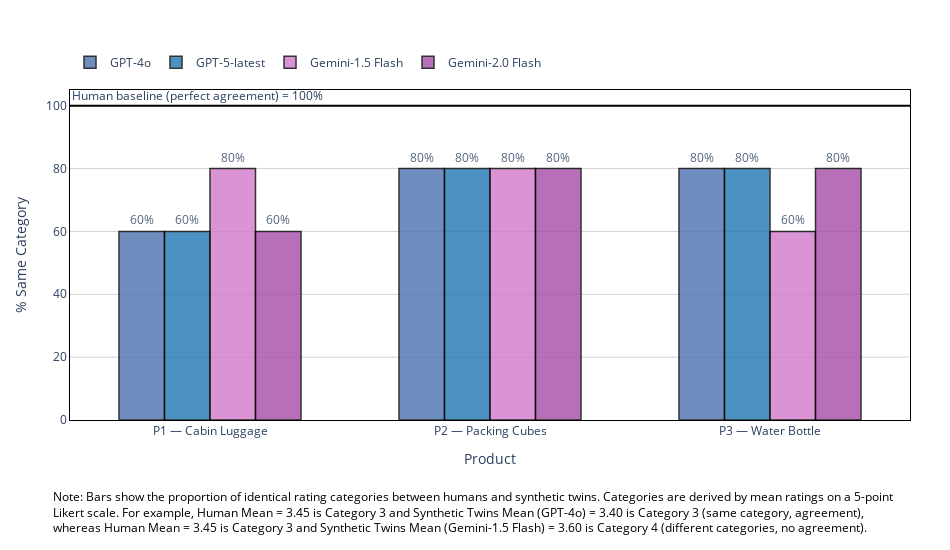

Notebook source saved alongside this figure:
### Code cell
import plotly.graph_objects as go

PRODUCTS = ["P1 — Cabin Luggage", "P2 — Packing Cubes", "P3 — Water Bottle"]

# GPT
gpt4o_same_cat = [60.0, 80.0, 80.0]
gpt5_latest_same_cat = [60.0, 80.0, 80.0]

# Gemini
gemini_1_5_flash_same_cat = [80.0, 80.0, 60.0]
gemini_2_0_flash_same_cat = [60.0, 80.0, 80.0]

human_baseline_top = 100.0

fig = go.Figure()

# GPT-4o bars
fig.add_trace(go.Bar(
    x=PRODUCTS,
    y=gpt4o_same_cat,
    name="GPT-4o",
    text=[f"{v:.0f}%" for v in gpt4o_same_cat],
    textposition="outside",
    marker=dict(line=dict(color="black", width=1.5), color="#4C72B0"),
    opacity=0.8,
    textfont=dict(size=12)
))

# GPT-5-latest bars
fig.add_trace(go.Bar(
    x=PRODUCTS,
    y=gpt5_latest_same_cat,
    name="GPT-5-latest",
    text=[f"{v:.0f}%" for v in gpt5_latest_same_cat],
    textposition="outside",
    marker=dict(line=dict(color="black", width=1.5), color="#1F77B4"),
    opacity=0.8,
    textfont=dict(size=12)
))

# Gemini 1.5 Flash bars
fig.add_trace(go.Bar(
    x=PRODUCTS,
    y=gemini_1_5_flash_same_cat,
    name="Gemini-1.5 Flash",
    text=[f"{v:.0f}%" for v in gemini_1_5_flash_same_cat],
    textposition="outside",
    marker=dict(line=dict(color="black", width=1.5), color="#D17ACD"),
    opacity=0.8,
    textfont=dict(size=12)
))

# Gemini 2.0 Flashbars
fig.add_trace(go.Bar(
    x=PRODUCTS,
    y=gemini_2_0_flash_same_cat,
    name="Gemini-2.0 Flash",
    text=[f"{v:.0f}%" for v in gemini_2_0_flash_same_cat],
    textposition="outside",
    marker=dict(line=dict(color="black", width=1.5), color="#A64CA6"),
    opacity=0.8,
    textfont=dict(size=12)
))

# Keep outside texts from being clipped
fig.update_traces(cliponaxis=False)

# Human baseline (100% perfect agreement)
fig.add_hline(
    y=human_baseline_top, 
    line_dash="solid", 
    line_color="black",
    annotation_text="Human baseline (perfect agreement) = 100%",
    annotation_position="top left",
)

# Layout
fig.update_layout(
    xaxis_title="Product",
    yaxis_title="% Same Category",
    yaxis_range=[0, 105],
    bargap=0.35,
    barmode="group",
    plot_bgcolor="white",
    paper_bgcolor="white",
    xaxis=dict(showline=True, linewidth=1, linecolor="black", mirror=True),
    yaxis=dict(showline=True, linewidth=1, linecolor="black", mirror=True, gridcolor="lightgrey"),
    height=550,
    width=950,
    # More breathing room for top labels and bottom footnote
    margin=dict(l=70, r=40, t=90, b=130),
    legend=dict(orientation="h", yanchor="bottom", y=1.04, xanchor="left", x=0)
)

# Footnote — move slightly up and rely on extra bottom margin
fig.add_annotation(
    text=(
        "Note: Bars show the proportion of identical rating categories between humans and synthetic twins. Categories are derived by mean ratings on a 5-point<br>"
        "Likert scale. For example, Human Mean = 3.45 is Category 3 and Synthetic Twins Mean (GPT-4o) = 3.40 is Category 3 (same category, agreement),<br>"
        "whereas Human Mean = 3.45 is Category 3 and Synthetic Twins Mean (Gemini-1.5 Flash) = 3.60 is Category 4 (different categories, no agreement)."
    ),

    xref="paper", yref="paper",
    x=0.48, y=-0.20,
    showarrow=False,
    font=dict(size=12, color="black"),
    align="left",
    xanchor="center",
    yanchor="top"
)

fig

### Figure 1 — Plotly figure (JSON) as saved in the notebook; plotly's stock layout.template omitted (floating-point values rounded to 4 significant figures)
{"data": [{"cliponaxis": false, "marker": {"color": "#4C72B0", "line": {"color": "black", "width": 1.5}}, "name": "GPT-4o", "opacity": 0.8, "text": ["60%", "80%", "80%"], "textfont": {"size": 12}, "textposition": "outside", "type": "bar", "x": ["P1 — Cabin Luggage", "P2 — Packing Cubes", "P3 — Water Bottle"], "y": [60, 80, 80]}, {"cliponaxis": false, "marker": {"color": "#1F77B4", "line": {"color": "black", "width": 1.5}}, "name": "GPT-5-latest", "opacity": 0.8, "text": ["60%", "80%", "80%"], "textfont": {"size": 12}, "textposition": "outside", "type": "bar", "x": ["P1 — Cabin Luggage", "P2 — Packing Cubes", "P3 — Water Bottle"], "y": [60, 80, 80]}, {"cliponaxis": false, "marker": {"color": "#D17ACD", "line": {"color": "black", "width": 1.5}}, "name": "Gemini-1.5 Flash", "opacity": 0.8, "text": ["80%", "80%", "60%"], "textfont": {"size": 12}, "textposition": "outside", "type": "bar", "x": ["P1 — Cabin Luggage", "P2 — Packing Cubes", "P3 — Water Bottle"], "y": [80, 80, 60]}, {"cliponaxis": false, "marker": {"color": "#A64CA6", "line": {"color": "black", "width": 1.5}}, "name": "Gemini-2.0 Flash", "opacity": 0.8, "text": ["60%", "80%", "80%"], "textfont": {"size": 12}, "textposition": "outside", "type": "bar", "x": ["P1 — Cabin Luggage", "P2 — Packing Cubes", "P3 — Water Bottle"], "y": [60, 80, 80]}], "layout": {"annotations": [{"showarrow": false, "text": "Human baseline (perfect agreement) = 100%", "x": 0, "xanchor": "left", "xref": "x domain", "y": 100, "yanchor": "bottom", "yref": "y"}, {"align": "left", "font": {"color": "black", "size": 12}, "showarrow": false, "text": "Note: Bars show the proportion of identical rating categories between humans and synthetic twins. Categories are derived by mean ratings on a 5-point<br>Likert scale. For example, Human Mean = 3.45 is Category 3 and Synthetic Twins Mean (GPT-4o) = 3.40 is Category 3 (same category, agreement),<br>whereas Human Mean = 3.45 is Category 3 and Synthetic Twins Mean (Gemini-1.5 Flash) = 3.60 is Category 4 (different categories, no agreement).", "x": 0.48, "xanchor": "center", "xref": "paper", "y": -0.2, "yanchor": "top", "yref": "paper"}], "bargap": 0.35, "barmode": "group", "height": 550, "legend": {"orientation": "h", "x": 0, "xanchor": "left", "y": 1.04, "yanchor": "bottom"}, "margin": {"b": 130, "l": 70, "r": 40, "t": 90}, "paper_bgcolor": "white", "plot_bgcolor": "white", "shapes": [{"line": {"color": "black", "dash": "solid"}, "type": "line", "x0": 0, "x1": 1, "xref": "x domain", "y0": 100, "y1": 100, "yref": "y"}], "width": 950, "xaxis": {"linecolor": "black", "linewidth": 1, "mirror": true, "showline": true, "title": {"text": "Product"}}, "yaxis": {"gridcolor": "lightgrey", "linecolor": "black", "linewidth": 1, "mirror": true, "range": [0, 105], "showline": true, "title": {"text": "% Same Category"}}}}
